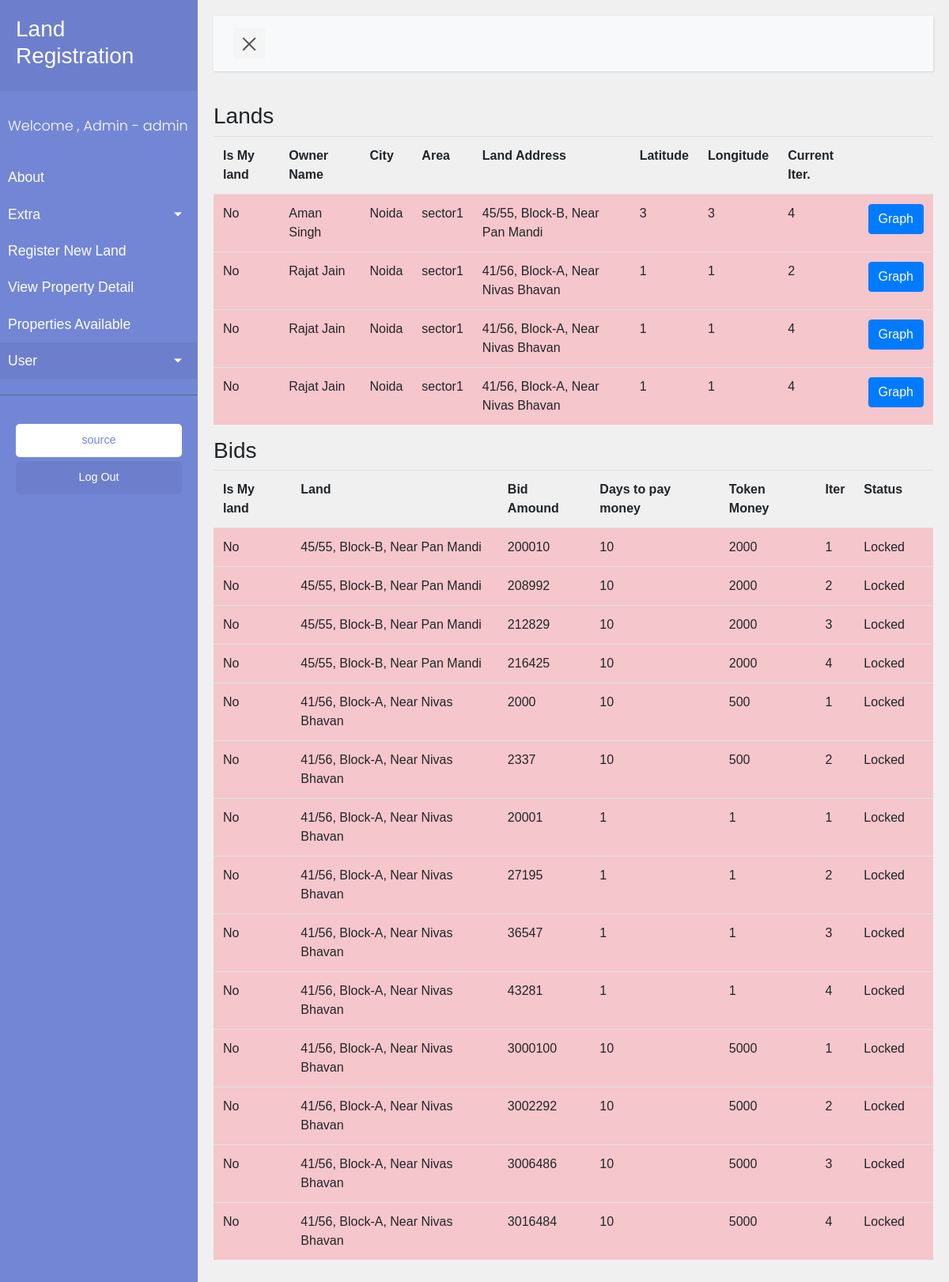
Screenshot of /my-bid/ (signed in) with the database file from the repository.
### user/models.py (models this page shows)
class User(AbstractBaseUser, PermissionsMixin):
    platformArray=(
        ('android',('android')),
        ('ios',('ios')),
    )
    account_address = models.CharField(max_length = 100)
    email = models.EmailField(_('email address'))
    username = models.CharField(_('username'),max_length = 50, unique=True)
    name = models.CharField(_('name'), max_length=30, blank=True)
    is_active = models.BooleanField(_('active'), default=True)
    is_staff = models.BooleanField(_('staff'), default = True)
    objects = UserManager()
    budget = models.PositiveIntegerField(default = 300000)
    USERNAME_FIELD = 'username'
    class Meta:
        verbose_name = _('user')
        verbose_name_plural = _('users')

### land/models.py (models this page shows, shortened)
class BidLand(models.Model):
    land = models.ForeignKey(Land ,on_delete = models.CASCADE, related_name = 'lands')
    price = models.PositiveIntegerField()
    owner = models.CharField(max_length=100)
    timestamp = models.DateTimeField(auto_now=True, null=True, blank=True)
    itter = models.PositiveIntegerField(default = 1)
    locked = models.BooleanField(default = False)
    sell_to = models.CharField(max_length=100, null = True, blank = True)
    selling_value = models.PositiveIntegerField(null = True, blank = True)
    days = models.PositiveIntegerField(default = 30)
    token_money = models.PositiveIntegerField(default = 0)

class Land(models.Model):
    land_id = models.PositiveIntegerField()
    address = models.CharField(max_length=100)
    name = models.CharField(max_length=100)
    city = models.CharField(max_length=100)
    location = models.CharField(max_length=100)
    area = models.CharField(max_length=100)
    land_address = models.CharField(max_length=100)
    latitude = models.CharField(max_length=100, null = True, blank = True)
    longitude = models.CharField(max_length=100, null = True, blank = True)
    timestamp = models.DateTimeField(auto_now=True, null=True, blank=True)

class Bid(models.Model):
    bid_land = models.ForeignKey(BidLand ,on_delete = models.CASCADE, related_name = 'bidlands')
    value = models.PositiveIntegerField()
    account = models.CharField(max_length=100)
    buyer = models.BooleanField(default = True)
    itter = models.PositiveIntegerField(default = 1)
    message = models.TextField(null = True, blank = True)
    timestamp = models.DateTimeField(auto_now=True, null=True, blank=True)
    days = models.PositiveIntegerField(default = 30)
    token_money = models.PositiveIntegerField(default = 0)
    locked = models.BooleanField(default = False)

### land/views.py (the view)
# urls.py: url(r'^my-bid/$',my_bid       ,name="my_bid"),
def my_bid(request):
    context = {}
    bid_obj = Bid.objects.filter(account = request.user.account_address)
    bid_land_obj_id = bid_obj.values('bid_land').distinct()
    bid_land_obj =[]
    for i in bid_land_obj_id:
        bid_land_obj.append(BidLand.objects.get(id = i['bid_land']))
    context['bid_objects'] = bid_obj
    context['bid_land_obj'] = bid_land_obj
    return render(request, 'user/my_bid.html', context)

### templates/user/my_bid.html (shortened to what this page needs)
{% extends 'base.html' %}
   {% block content %}
    <div>
       <h3>Lands</h3>
                <table class="table" id="detail-table">
            <tr>
                <th>Is My land</th>
                <th>Owner Name</th>
                <th>City</th>
                <th>Area</th>
                <th>Land Address</th>
                <th>Latitude</th>
                <th>Longitude</th>
                <th>Current Iter.</th>
                <th></th>
            </tr>
           {% for bid_land in bid_land_obj %}
           <tr
           {% if bid_land.locked %}
           class="table-danger"
           {% else %}
           class="table-success"
           {% endif %}
           >
           <td>{% if request.user.account_address == bid_land.owner %}
               Yes
               {% else %}
               No
               {% endif %}
           </td>
            <td>{{bid_land.land.name}} </td>
            <td>{{bid_land.land.city}} </td>
            <td>{{bid_land.land.area}} </td>
            <td>{{bid_land.land.land_address}} </td>
            <td>{{bid_land.land.latitude}} </td>
            <td>{{bid_land.land.longitude}} </td>
            <td>{{bid_land.itter}} </td>
            <td>
            {% if bid_land.locked == False %}
            <a href="/bid/{{bid_land.land.land_id}}" class="btn btn-primary">Change Bid</a>
            {% else %}
             <a href="/graph/{{bid_land.id}}" class="btn btn-primary">Graph</a>
            {% endif %}
            </td>
            </tr>
           {% endfor %}
        </table>
        <h3>Bids</h3>
        <table class="table" id="detail-table">
           <tr>
                <th>Is My land</th>
                <th>Land</th>
                <th>Bid Amound</th>
                <th>Days to pay money</th>
                <th>Token Money</th>
                <th>Iter</th>
                <th>Status</th>
                <th></th>
            </tr>
           {% for bid_obj in bid_objects%}
           <tr
           {% if bid_obj.locked %}
           class="table-danger"
           {% else %}
           class="table-success"
           {% endif %}
           >
            <td>
            {% if bid_obj.buyer %}
                No
            {% else %}
                Yes
            {% endif %}
            </td>
            <td>{{bid_obj.bid_land.land.land_address}} </td>
            <td>{{bid_obj.value}} </td>
            <td>{{bid_obj.days}} </td>
            <td>{{bid_obj.token_money}} </td>
            <td>{{bid_obj.itter}} </td>
            <td>{% if bid_obj.locked %}
                Locked
                {% else %}
                Active
            {% endif %}
            </td>
            <td>
            </td>
            </tr>
           {% endfor %}
        </table>
    </div>
{% endblock %}

### templates/base.html (shortened to what this page needs)
{% load static %}
<!DOCTYPE html>
<html lang="en">
<head>
    <link rel="stylesheet" type="text/css" href="{% static 'bootstrap.min.css'%}">
    <link rel="stylesheet" type="text/css" href="{% static 'sidebar.css'%}">
    <link rel="stylesheet" type="text/css" href="{% static 'register_new_land.css'%}">
</head>
<body>
    <div class="wrapper">
        <nav id="sidebar">
            <div class="sidebar-header">
                <h3>Land Registration</h3>
            </div>
            <ul class="list-unstyled components">
                <p>Welcome {% if user.is_authenticated %} , {{user.name}} - {{user.username}} {% endif %}</p>
                <li>
                    <a href="#">About</a>
                    <a href="#pageSubmenu" data-toggle="collapse" aria-expanded="false" class="dropdown-toggle">Extra</a>
                </li>
                <li>
                    <a href="/register-land/">Register New Land</a>
                </li>
                <li>
                    <a href="/user-land-details/">View Property Detail</a>
                </li>
                <li>
                    <a href="/lands-available/">Properties Available</a>
                </li>
                {% if user.is_authenticated %}
                <li class="active">
                    <a href="#homeSubmenu" data-toggle="collapse" aria-expanded="false" class="dropdown-toggle">User</a>
                </li>
                 {% endif %}
            </ul>
            <ul class="list-unstyled CTAs">
                <li>
                    <a href="#" class="download"> source</a>
                </li>
                <li>
                    {% if not user.is_authenticated %}
                    <a href="/user/login" class="article">Log In</a>
    {% else %}
                    <a href="/user/logout" class="article">Log Out</a>
       {% endif %}
                </li>
            </ul>
        </nav>
        <div id="content">
            <nav class="navbar navbar-expand-lg navbar-light bg-light">
                <div class="container-fluid">
                    <button type="button" id="sidebarCollapse" class="navbar-btn">
                        <span></span>
                    </button>
                </div>
            </nav>
{% block content %}
{% endblock %}
        </div>
    </div>
</body>
</html>

### static_files/sidebar.css (style rules this page uses)
body { font-family: 'Poppins', sans-serif; background: #fafafa; }
p { font-family: 'Poppins', sans-serif; font-size: 1.1em; font-weight: 300; line-height: 1.7em; color: #999; }
a, a:hover, a:focus { color: inherit; text-decoration: none; transition: all 0.3s; }
.navbar { padding: 15px 10px; background: #fff; border: none; border-radius: 0; margin-bottom: 40px; box-shadow: 1px 1px 3px rgba(0, 0, 0, 0.1); }
.navbar-btn { box-shadow: none; outline: none !important; border: none; }
.wrapper { display: flex; width: 100%; align-items: stretch; perspective: 1500px; }
#sidebar { min-width: 250px; max-width: 250px; background: #7386D5; color: #fff; transition: all 0.6s cubic-bezier(0.945, 0.020, 0.270, 0.665); transform-origin: bottom left; }
#sidebar .sidebar-header { padding: 20px; background: #6d7fcc; }
#sidebar ul.components { padding: 20px 0; border-bottom: 1px solid #47748b; }
#sidebar ul p { color: #fff; padding: 10px; }
#sidebar ul li a { padding: 10px; font-size: 1.1em; display: block; }
#sidebar ul li.active > a, a[aria-expanded="true"] { color: #fff; background: #6d7fcc; }
a[data-toggle="collapse"] { position: relative; }
.dropdown-toggle::after { display: block; position: absolute; top: 50%; right: 20px; transform: translateY(-50%); }
ul.CTAs { padding: 20px; }
ul.CTAs a { text-align: center; font-size: 0.9em !important; display: block; border-radius: 5px; margin-bottom: 5px; }
a.download { background: #fff; color: #7386D5; }
a.article, a.article:hover { background: #6d7fcc !important; color: #fff !important; }
#content { width: 100%; padding: 20px; min-height: 100vh; transition: all 0.3s; }
#sidebarCollapse { width: 40px; height: 40px; background: #f5f5f5; cursor: pointer; }
#sidebarCollapse span { width: 80%; height: 2px; margin: 0 auto; display: block; background: #555; transition: all 0.8s cubic-bezier(0.810, -0.330, 0.345, 1.375); transition-delay: 0.2s; }
#sidebarCollapse span:last-of-type { transform: rotate(-45deg) translate(1px, -1px); }

### static_files/register_new_land.css (style rules this page uses)
body { background-color:#F0F0F0; font-family: 'Raleway','Source Sans Pro', 'Arial'; }

### rows the page displays
User: name "Admin", username "admin"
BidLand: shows "No", land.name "Aman Singh", land.city "Noida", land.area "sector1", land.land_address "45/55, Block-B, Near Pan Mandi", land.latitude "3", land.longitude "3", itter "4"
BidLand: shows "No", land.name "Rajat Jain", land.city "Noida", land.area "sector1", land.land_address "41/56, Block-A, Near Nivas Bhavan", land.latitude "1", land.longitude "1", itter "2"
BidLand: shows "No", land.name "Rajat Jain", land.city "Noida", land.area "sector1", land.land_address "41/56, Block-A, Near Nivas Bhavan", land.latitude "1", land.longitude "1", itter "4"
BidLand: shows "No", land.name "Rajat Jain", land.city "Noida", land.area "sector1", land.land_address "41/56, Block-A, Near Nivas Bhavan", land.latitude "1", land.longitude "1", itter "4"
Bid: buyer "No", bid_land.land.land_address "45/55, Block-B, Near Pan Mandi", value "200010", days "10", token_money "2000", itter "1", locked "Locked"
Bid: buyer "No", bid_land.land.land_address "45/55, Block-B, Near Pan Mandi", value "208992", days "10", token_money "2000", itter "2", locked "Locked"
Bid: buyer "No", bid_land.land.land_address "45/55, Block-B, Near Pan Mandi", value "212829", days "10", token_money "2000", itter "3", locked "Locked"
Bid: buyer "No", bid_land.land.land_address "45/55, Block-B, Near Pan Mandi", value "216425", days "10", token_money "2000", itter "4", locked "Locked"
Bid: buyer "No", bid_land.land.land_address "41/56, Block-A, Near Nivas Bhavan", value "2000", days "10", token_money "500", itter "1", locked "Locked"
Bid: buyer "No", bid_land.land.land_address "41/56, Block-A, Near Nivas Bhavan", value "2337", days "10", token_money "500", itter "2", locked "Locked"
Bid: buyer "No", bid_land.land.land_address "41/56, Block-A, Near Nivas Bhavan", value "20001", days "1", token_money "1", itter "1", locked "Locked"
Bid: buyer "No", bid_land.land.land_address "41/56, Block-A, Near Nivas Bhavan", value "27195", days "1", token_money "1", itter "2", locked "Locked"
Bid: buyer "No", bid_land.land.land_address "41/56, Block-A, Near Nivas Bhavan", value "36547", days "1", token_money "1", itter "3", locked "Locked"
Bid: buyer "No", bid_land.land.land_address "41/56, Block-A, Near Nivas Bhavan", value "43281", days "1", token_money "1", itter "4", locked "Locked"
Bid: buyer "No", bid_land.land.land_address "41/56, Block-A, Near Nivas Bhavan", value "3000100", days "10", token_money "5000", itter "1", locked "Locked"
Bid: buyer "No", bid_land.land.land_address "41/56, Block-A, Near Nivas Bhavan", value "3002292", days "10", token_money "5000", itter "2", locked "Locked"
Bid: buyer "No", bid_land.land.land_address "41/56, Block-A, Near Nivas Bhavan", value "3006486", days "10", token_money "5000", itter "3", locked "Locked"
Bid: buyer "No", bid_land.land.land_address "41/56, Block-A, Near Nivas Bhavan", value "3016484", days "10", token_money "5000", itter "4", locked "Locked"
